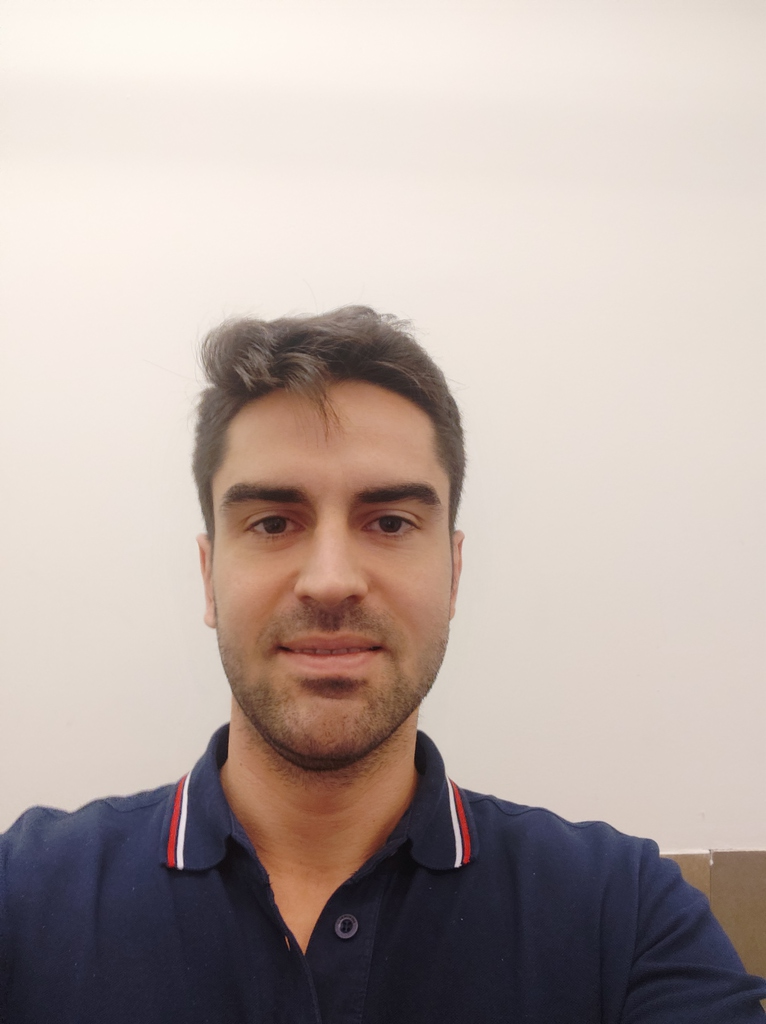
#> input picture 4-supervised-learning-face-recognition/faces-datamad0819/curro_rodrigo/0.jpg, 766 x 1024 px, found by its file name
$ jupyter execute --allow-errors 1-face-recognition-manual-features-datamad0820.ipynb   (shell and % lines are left out)
#> lines starting #> are read from the running program, lines starting #| are printed output that depends on the picture
# 1. Face recognition using manual features

# Face Normalization -> Detect, Transform, Crop

[cell 1]
# https://opencv.org/
import cv2
import pandas as pd
import glob

[cell 2]
path = "faces-datamad0820/todas_homogeneas"
homogeneas = [
    *glob.glob(f"{path}/**/*.jpg"),
    *glob.glob(f"{path}/**/*.JPG")
]

[cell 3]
homogeneas

[cell 4]
df = pd.DataFrame({
    "path":homogeneas
})
df.head()

[cell 5]
df["GT"] = df.path.apply(lambda x: x.split("/")[2])
df.head()

[cell 6]
df.GT.value_counts()

[cell 7]
import matplotlib.pyplot as plt

img = cv2.imread("faces-datamad0820/todas_homogeneas/dani/0.jpg")
#> img is the input picture: shape (1024, 766, 3); mean B, G, R 165, 170.5, 184.2
# Reorganize numpy array for matplotlib
img = cv2.cvtColor(img, cv2.COLOR_BGR2RGB)
plt.imshow(img)

[cell 8]
# https://towardsdatascience.com/face-detection-in-2-minutes-using-opencv-python-90f89d7c0f81

# Face classifier model
face_cascade = cv2.CascadeClassifier('haarcascade_frontalface_default.xml')

[cell 9]
img_bw = cv2.cvtColor(img, cv2.COLOR_RGB2GRAY)
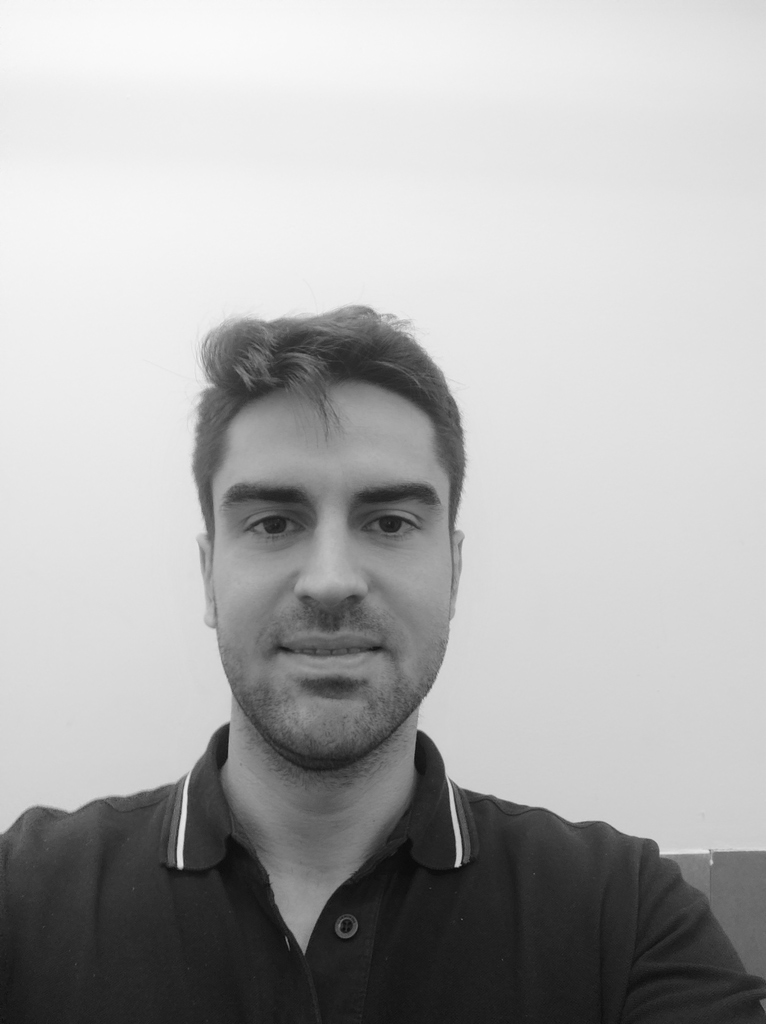
#> img_bw: shape (1024, 766); min 10, max 251, mean 174.1
print(img_bw.shape)
#| (1024, 766)
plt.imshow(img_bw, cmap="gray")

[cell 10]
faces = face_cascade.detectMultiScale(img_bw, 1.1, 4)
#> faces = [[151, 382, 354, 354]]
print(faces)
#| [[151 382 354 354]]
x,y,w,h = faces[0]
#> x = 151; y = 382; w = 354; h = 354
plt.imshow(img_bw[y:y+h,x:x+w],cmap="gray")
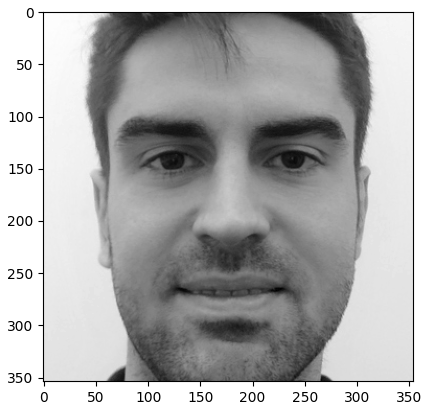
#> figure drawn by matplotlib, 1 panel

[cell 11]
im_col = cv2.rectangle(img, (x,y), (x+w,y+h),(255, 0, 0) ,1)
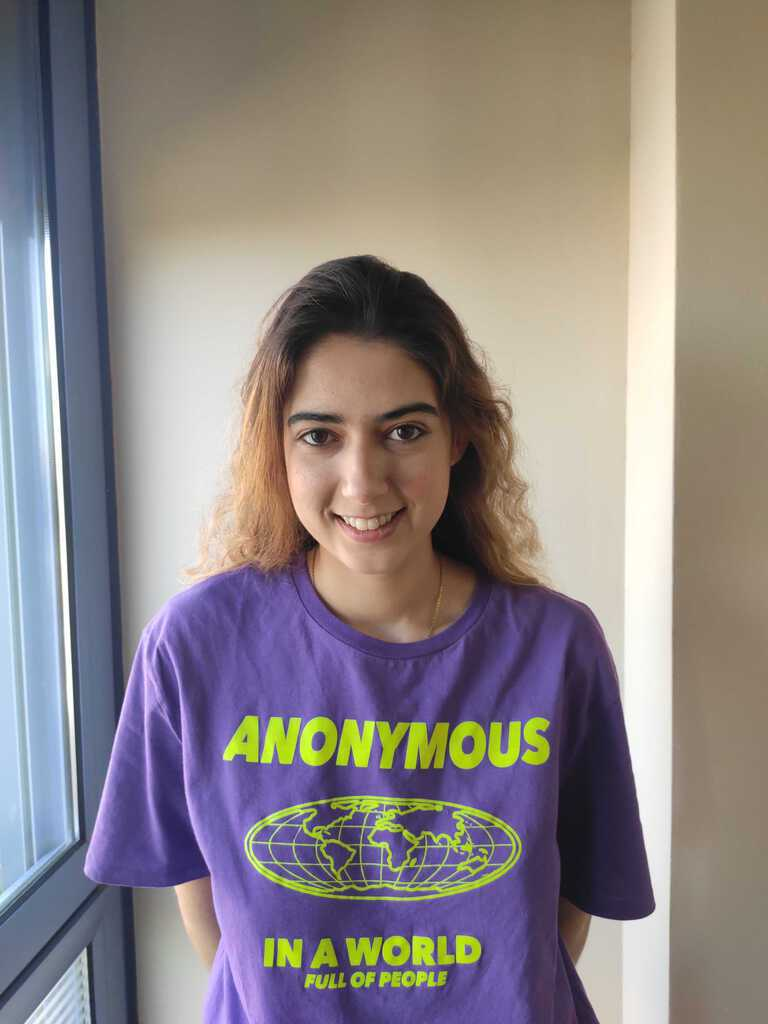
#> input picture 4-supervised-learning-face-recognition/faces-datamad0820/todas_homogeneas/Irene/5.jpg, 768 x 1024 px
#> in openImageAndDetectFaces, img is the input picture: shape (1024, 768, 3); mean B, G, R 132.5, 132.4, 140.8
plt.imshow(im_col)

[cell 12]
def getFace(img):
    img_bw = cv2.cvtColor(img, cv2.COLOR_RGB2GRAY)
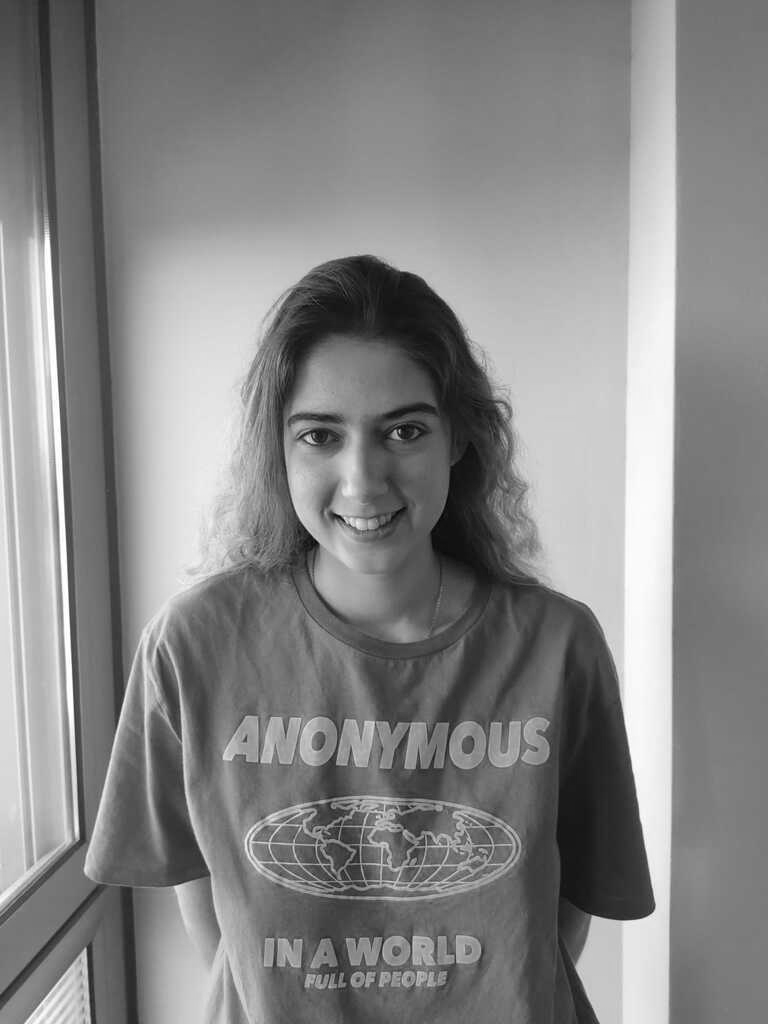
#> img_bw: shape (1024, 768); min 2, max 255, mean 133.4
    faces = face_cascade.detectMultiScale(img_bw, 1.1, 4)
#> faces = [[312, 542, 74, 74], [255, 348, 220, 220]]

    # Ensure there is at least 1 face
    if len(faces) > 0:
        x,y,w,h = faces[0]
#> x = 312; y = 542; w = 74; h = 74
        return img_bw[y:y+h,x:x+w]
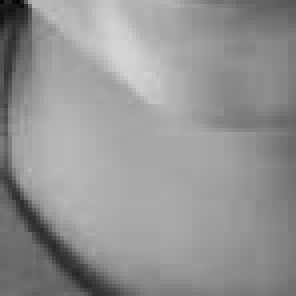
#> returned value: shape (74, 74) (shown 4 times larger); min 6, max 213, mean 147.5
    else:
        raise ValueError("No face found")


def openImageAndDetectFaces(path):
    img = cv2.imread(path)
    try:
        print(f"Detecting faces in {path}")
        face_patch = getFace(img)
        return face_patch
    except ValueError as e:
        print(f"Not found image in {path}")
        return None

[cell 13]
df["face"] = df.path.apply(lambda path: openImageAndDetectFaces(path))

[cell 14]
df.head()

[cell 15]
df = df[~df["face"].isna()]
df["shapes"] = df.face.apply(lambda face: face.shape)

[cell 16]
df["GT"].value_counts()

[cell 17]
df.head()

[cell 18]
import numpy as np

face = df.face.iloc[0]
plt.figure()
plt.imshow(face, cmap="gray")

fft2d = np.log(np.abs(np.fft.fft2(face)))
fft2d = fft2d[0:len(fft2d)//2,0:len(fft2d)//2]

print(fft2d)
plt.figure()

plt.imshow(fft2d, cmap="gray")
fvector = fft2d[0:60,0:60]

print(np.hstack(fvector).shape)
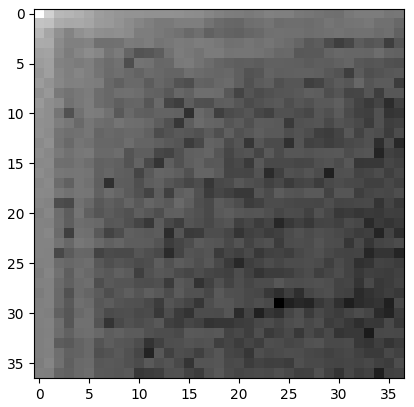
#> figure drawn by matplotlib, 1 panel

[cell 19]
from scipy.fftpack import dct
numfeats = 30
import numpy as np

def getFeats(face):
    try:
        fft = np.log10(np.abs(np.fft.fft2(face)))
        w = fft.shape[0]//2
        fft = fft[3:w+3,3:w+3]
        feats = fft[:numfeats,:numfeats]
        q = np.hstack(feats)
        if len(q) != numfeats*numfeats:
            plt.imshow(face)
            print("Invalid face to get features")
            return None
        return q
    except:
        print("Cannot extract features")
        return None

[cell 20]
getFeats(face).shape

[cell 21]
df["feats"] = df["face"].apply(lambda face: getFeats(face))

[cell 22]
# Filter out null faces that cannot extract features
df = df[~df["feats"].isnull()]

[cell 23]
df.head()

[cell 24]
df.GT.value_counts()

[cell 25]
df.iloc[0]["feats"].shape

# Training a RandomForest model

[cell 26]
X = df.feats
y = df.GT
print(X.shape,y.shape)

[cell 27]
from sklearn.model_selection import train_test_split
#> (the rest of this cell did not finish here and is left out)

#> (a cell that did not finish here is left out)

[cell 29]
from scipy.spatial.distance import euclidean as distance

def getPrediction(vect):
    try:
        diffs = X_train.apply(lambda x: distance(x,vect))
        predictIndex = diffs.sort_values(ascending=True).index[0]
        gt = df.iloc[predictIndex].GT
        return gt
    except:
        return "Cannot recognize"

#> (a cell that did not finish here is left out)

# Now with a proper model

[cell 31]
from sklearn.neighbors import KNeighborsClassifier
from sklearn.svm import SVC
from sklearn.ensemble import RandomForestClassifier

#neigh = KNeighborsClassifier(n_neighbors=5)
#neigh = SVC(kernel="poly")
neigh = RandomForestClassifier()

#> (the rest of this cell did not finish here and is left out)

#> (a cell that did not finish here is left out)

#> (a cell that did not finish here is left out)

[cell 34]
def whoIsThisGuy(path,faceIndex=0):
#> called with faceIndex = 0
    img = cv2.imread(path)
    img_bw = cv2.cvtColor(img, cv2.COLOR_RGB2GRAY)
#> img_bw: shape (1024, 766)
    faces = face_cascade.detectMultiScale(img_bw, 1.1, 4)
#> faces = [[158, 389, 341, 341], [126, 245, 375, 375]]
    x,y,w,h = faces[faceIndex]
#> x = 158; y = 389; w = 341; h = 341
    lau = img_bw[y:y+h,x:x+w]
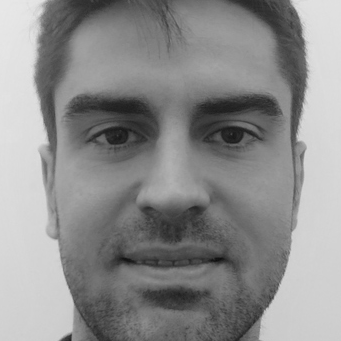
#> lau: shape (341, 341); min 13, max 232, mean 140.7
    print(neigh.predict([getFeats(lau)]))
#> in getFeats (call 3), `fft = np.log10(np.abs(np.fft.fft2(face)))`:
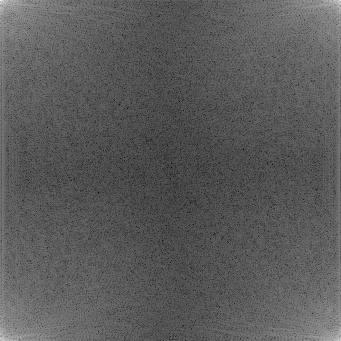
#> fft: shape (341, 341) float64; min 0.475, max 7.21, mean 2.88; drawn with min black and max white
#> in getFeats (call 3), `fft = fft[3:w+3,3:w+3]`:
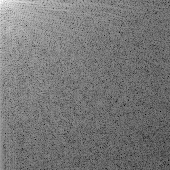
#> fft: shape (170, 170) float64; min 0.626, max 5.35, mean 2.84; drawn with min black and max white
#> in getFeats (call 3), `feats = fft[:numfeats,:numfeats]`:
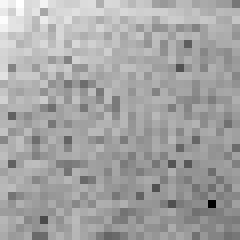
#> feats: shape (30, 30) float64 (shown 8 times larger); min 1.5, max 5.35, mean 3.98; drawn with min black and max white
#> in getFeats (call 3), `q = np.hstack(feats)`: q = 900 values, max 5.35 at index 2, min 1.5 at index 776, mean 3.98
    plt.imshow(lau, cmap="gray")

#> (a cell that did not finish here is left out)

#> (a cell that did not finish here is left out)


#> (a cell that did not finish here is left out)


#> (a cell that did not finish here is left out)
